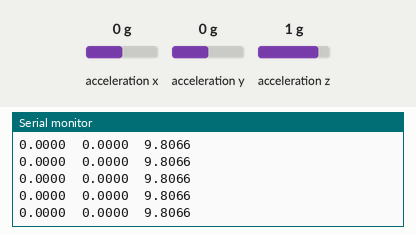
Simulated run of this sketch. Board: Arduino Uno, built with avr-gcc and run on an emulated ATmega328P. Shown: the last lines printed to the serial monitor. The inputs (shaded band) are chosen by the test bench; at power-on: acceleration x 0 g, acceleration y 0 g, acceleration z 1 g.

Above: at 1.2 s.
1.3 s: acceleration x set to -1.4 g
At 2.1 s:
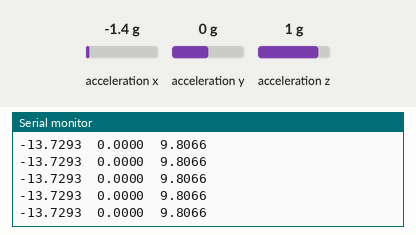
2.8 s: acceleration y set to -1.4 g
At 3.7 s:
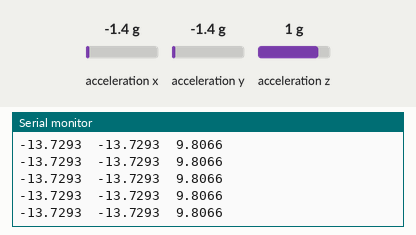
4.3 s: acceleration z set to -1.4 g
At 5.0 s:
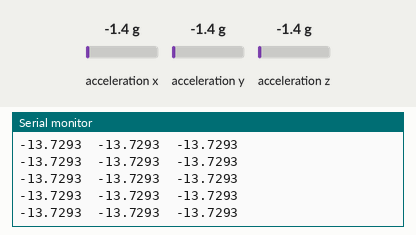

Measured:
- after the input at 1.3 s, the serial monitor: prints a new line at once (image 1)
- after the input at 2.8 s, the serial monitor: prints a new line at once (image 2)
- after the input at 4.3 s, the serial monitor: prints a new line at once (image 3)

The sketch:

XIAO-gestures.ino
```cpp
#include "LSM6DS3.h"
#include "Wire.h"

//Create a instance of class LSM6DS3
LSM6DS3 myIMU(I2C_MODE, 0x6A);    //I2C device address 0x6A


#define CONVERT_G_TO_MS2    9.80665f
#define FREQUENCY_HZ        50
#define INTERVAL_MS         (1000 / (FREQUENCY_HZ + 1))

static unsigned long last_interval_ms = 0;

void setup() {
    // put your setup code here, to run once:
    Serial.begin(115200);
    while (!Serial);
    //Call .begin() to configure the IMUs
    if (myIMU.begin() != 0) {
        Serial.println("Device error");
    } else {
        Serial.println("Device OK!");
    }
}

void loop() {

    if (millis() > last_interval_ms + INTERVAL_MS) {
        last_interval_ms = millis();

        Serial.print(myIMU.readFloatAccelX() * CONVERT_G_TO_MS2,4);
        Serial.print('\t');
        Serial.print(myIMU.readFloatAccelY() * CONVERT_G_TO_MS2,4);
        Serial.print('\t');
        Serial.println(myIMU.readFloatAccelZ() * CONVERT_G_TO_MS2,4);

        //Serial.print(myIMU.readFloatGyroX() * CONVERT_G_TO_MS2,4);
        //Serial.print('\t');
        //Serial.print(myIMU.readFloatGyroY() * CONVERT_G_TO_MS2,4);
        //Serial.print('\t');
        //Serial.println(myIMU.readFloatGyroZ() * CONVERT_G_TO_MS2,4);
    }
}
```
